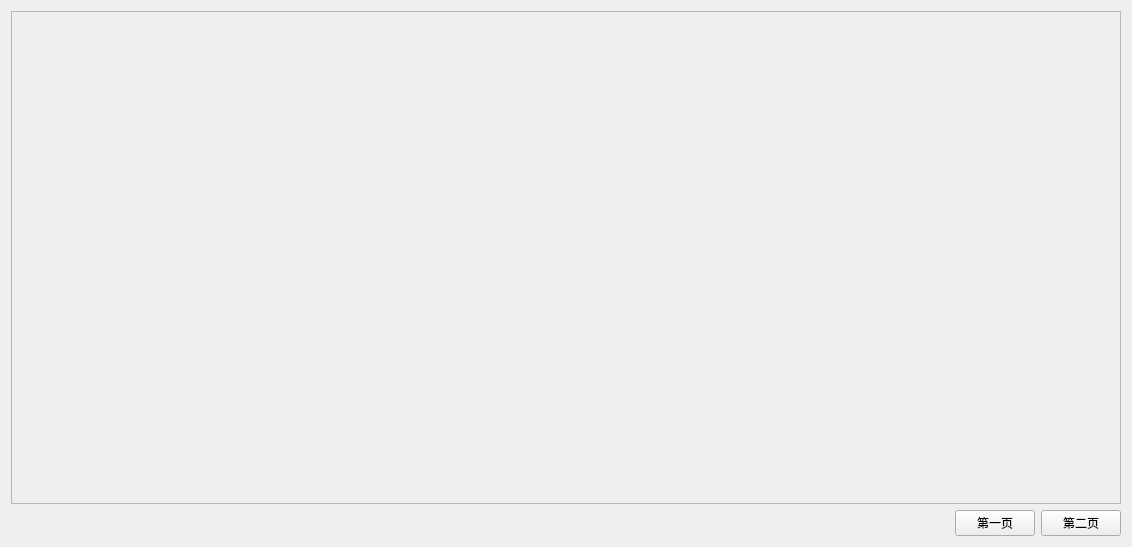
<?xml version="1.0" encoding="UTF-8"?>
<ui version="4.0">
 <class>Form_biaoge1</class>
 <widget class="QWidget" name="Form_biaoge1">
  <property name="geometry">
   <rect>
    <x>0</x>
    <y>0</y>
    <width>1132</width>
    <height>547</height>
   </rect>
  </property>
  <property name="windowTitle">
   <string>Form</string>
  </property>
  <layout class="QGridLayout" name="gridLayout">
   <item row="0" column="0">
    <layout class="QVBoxLayout" name="verticalLayout" stretch="10,1">
     <item>
      <widget class="QFrame" name="frame">
       <property name="frameShape">
        <enum>QFrame::StyledPanel</enum>
       </property>
       <property name="frameShadow">
        <enum>QFrame::Raised</enum>
       </property>
      </widget>
     </item>
     <item>
      <layout class="QHBoxLayout" name="horizontalLayout">
       <item>
        <spacer name="horizontalSpacer">
         <property name="orientation">
          <enum>Qt::Horizontal</enum>
         </property>
         <property name="sizeHint" stdset="0">
          <size>
           <width>708</width>
           <height>20</height>
          </size>
         </property>
        </spacer>
       </item>
       <item>
        <widget class="QPushButton" name="pushButton">
         <property name="text">
          <string>第一页</string>
         </property>
        </widget>
       </item>
       <item>
        <widget class="QPushButton" name="pushButton_2">
         <property name="text">
          <string>第二页</string>
         </property>
        </widget>
       </item>
      </layout>
     </item>
    </layout>
   </item>
  </layout>
 </widget>
 <resources/>
 <connections/>
</ui>
